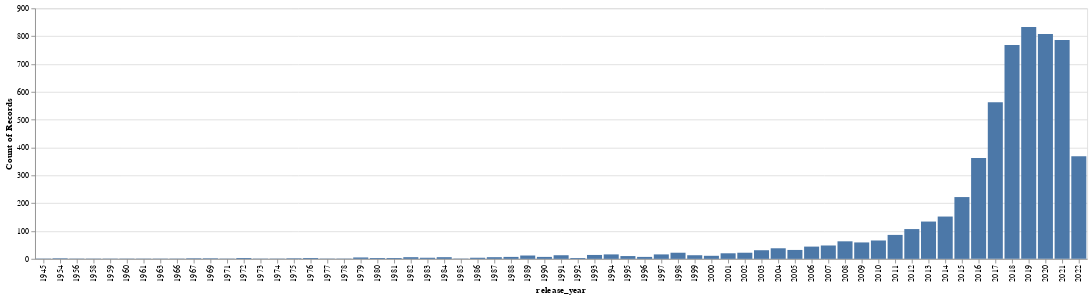

Notebook source saved alongside this figure:
### Code cell
# let's use 4, 10 and 40 years as our period times so that populous areas get more focus
alt.Chart(movie_df[["release_year"]].astype(str)).mark_bar().encode(
    x=alt.X("release_year"),
    y="count()"
)

### Figure 1 — Vega-Lite specification as saved in the notebook (floating-point values rounded to 4 significant figures; data arrays with more than 128 entries replaced by an {"elided": "..."} marker saying what was removed)
{"$schema": "https://vega.github.io/schema/vega-lite/v5.16.3.json", "config": {"view": {"continuousHeight": 300, "continuousWidth": 300}}, "data": {"name": "data-1193ce539508db5243d364ac44c0c4ed"}, "datasets": {"data-1193ce539508db5243d364ac44c0c4ed": {"elided": "5829 records"}}, "encoding": {"x": {"field": "release_year", "type": "nominal"}, "y": {"aggregate": "count", "type": "quantitative"}}, "mark": {"type": "bar"}}
